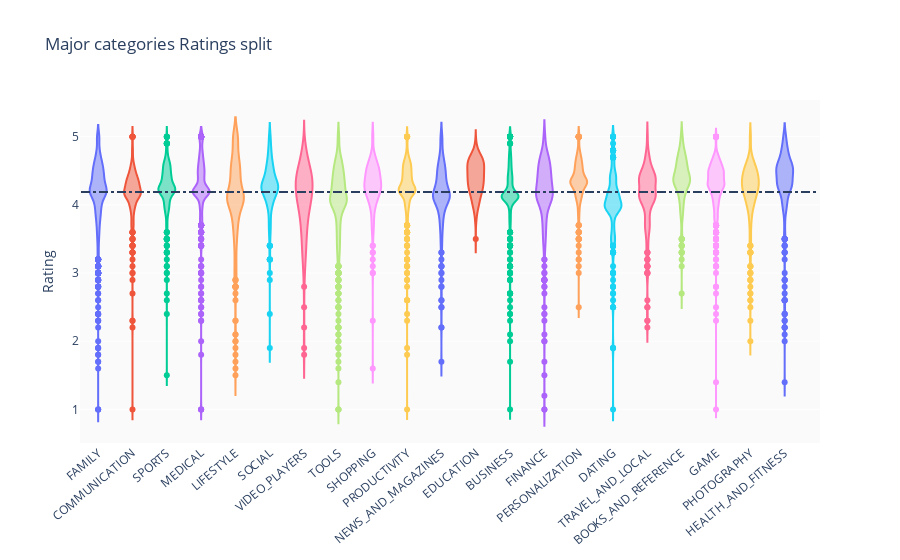

The notebook cell saved with this chart:
### Markdown cell above
### Category wise performance in Ratings

### Code cell
groups = dfCat.filter(lambda x: len(x) >= 150).reset_index()
print('Average rating = ', np.nanmean(list(groups['Rating'])))

c = ['hsl('+str(h)+',50%'+',50%)' for h in np.linspace(0, 720, len(set(groups.Category)))]

layout = {'title' : 'Major categories Ratings split',
        'xaxis': {'tickangle':-40},
        'yaxis': {'title': 'Rating'},
          'plot_bgcolor': 'rgb(250,250,250)',
          'shapes': [{
              'type' :'line',
              'x0': -.5,
              'y0': np.nanmean(list(groups.Rating)),
              'x1': 21,
              'y1': np.nanmean(list(groups.Rating)),
              'line': { 'dash': 'dashdot'}
          }]
          }

data = [{
    'y': df.loc[df.Category==category]['Rating'], 
    'type':'violin',
    'name' : category,
    'showlegend':False,
    } for i,category in enumerate(list(set(groups.Category)))]



plotly.offline.iplot({'data': data, 'layout': layout})

### Figure 1 — Plotly figure (JSON) as saved in the notebook; plotly's stock layout.template omitted (floating-point values rounded to 4 significant figures; data arrays with more than 128 entries replaced by an {"elided": "..."} marker saying what was removed)
{"data": [{"name": "FAMILY", "showlegend": false, "type": "violin", "y": {"elided": "1972 float values"}}, {"name": "COMMUNICATION", "showlegend": false, "type": "violin", "y": {"elided": "387 float values"}}, {"name": "SPORTS", "showlegend": false, "type": "violin", "y": {"elided": "384 float values"}}, {"name": "MEDICAL", "showlegend": false, "type": "violin", "y": {"elided": "463 float values"}}, {"name": "LIFESTYLE", "showlegend": false, "type": "violin", "y": {"elided": "382 float values"}}, {"name": "SOCIAL", "showlegend": false, "type": "violin", "y": {"elided": "295 float values"}}, {"name": "VIDEO_PLAYERS", "showlegend": false, "type": "violin", "y": {"elided": "175 float values"}}, {"name": "TOOLS", "showlegend": false, "type": "violin", "y": {"elided": "843 float values"}}, {"name": "SHOPPING", "showlegend": false, "type": "violin", "y": {"elided": "260 float values"}}, {"name": "PRODUCTIVITY", "showlegend": false, "type": "violin", "y": {"elided": "424 float values"}}, {"name": "NEWS_AND_MAGAZINES", "showlegend": false, "type": "violin", "y": {"elided": "283 float values"}}, {"name": "EDUCATION", "showlegend": false, "type": "violin", "y": {"elided": "156 float values"}}, {"name": "BUSINESS", "showlegend": false, "type": "violin", "y": {"elided": "460 float values"}}, {"name": "FINANCE", "showlegend": false, "type": "violin", "y": {"elided": "366 float values"}}, {"name": "PERSONALIZATION", "showlegend": false, "type": "violin", "y": {"elided": "392 float values"}}, {"name": "DATING", "showlegend": false, "type": "violin", "y": {"elided": "234 float values"}}, {"name": "TRAVEL_AND_LOCAL", "showlegend": false, "type": "violin", "y": {"elided": "258 float values"}}, {"name": "BOOKS_AND_REFERENCE", "showlegend": false, "type": "violin", "y": {"elided": "231 float values"}}, {"name": "GAME", "showlegend": false, "type": "violin", "y": {"elided": "1144 float values"}}, {"name": "PHOTOGRAPHY", "showlegend": false, "type": "violin", "y": {"elided": "335 float values"}}, {"name": "HEALTH_AND_FITNESS", "showlegend": false, "type": "violin", "y": {"elided": "341 float values"}}], "layout": {"plot_bgcolor": "rgb(250,250,250)", "shapes": [{"line": {"dash": "dashdot"}, "type": "line", "x0": -0.5, "x1": 21, "y0": 4.19, "y1": 4.19}], "title": {"text": "Major categories Ratings split"}, "xaxis": {"tickangle": -40}, "yaxis": {"title": {"text": "Rating"}}}}
